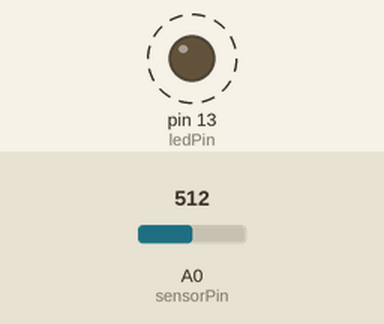
Recording of a sketch running on a simulated Arduino Uno, built with avr-gcc and run on an emulated ATmega328P. Parts: output pins drawn as LEDs (lit = HIGH). Dashed ring = blinking. Inputs (shaded band) come from the test bench; at power-on: A0 (sensorPin) = 512.

Above: at 1.2 s.
1.3 s: A0 (sensorPin) set to 0
At 2.2 s:
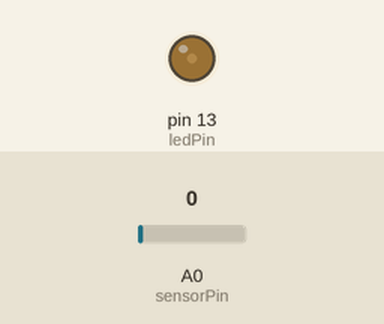
2.8 s: A0 (sensorPin) set to 8
4.3 s: A0 (sensorPin) set to 11
At 5.5 s:
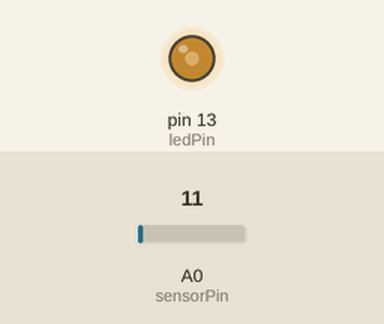
5.8 s: A0 (sensorPin) set to 122
8.8 s: A0 (sensorPin) set to 132
11.8 s: A0 (sensorPin) set to 153
Timing chart, 0 to 15.8 s (numbered marks = the images above; inputs shaded):
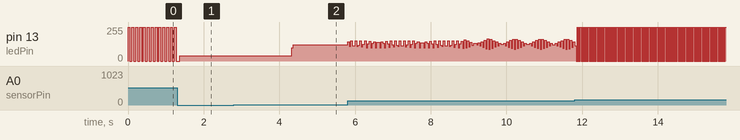

The sketch:

pot_demo.ino
```cpp
int sensorPin = A0;
int ledPin = 13;
int sensorValue;
float blinkfactor = 0.1;


void setup() {
  pinMode(ledPin, OUTPUT);
}

void loop() {
  sensorValue = analogRead(sensorPin);

  digitalWrite(ledPin, HIGH);
  delay(sensorValue*blinkfactor);
  digitalWrite(ledPin,LOW);
  delay(sensorValue*blinkfactor);

}
```

Measured:
- the behaviour switches between 9 and 10 on A0 (sensorPin) (found by bisection; images 1 and 2)
- after the input at 2.8 s, every drawn part: stays the same
- after the input at 4.3 s, pin 13 (ledPin): 41/255 → 121/255 at once
